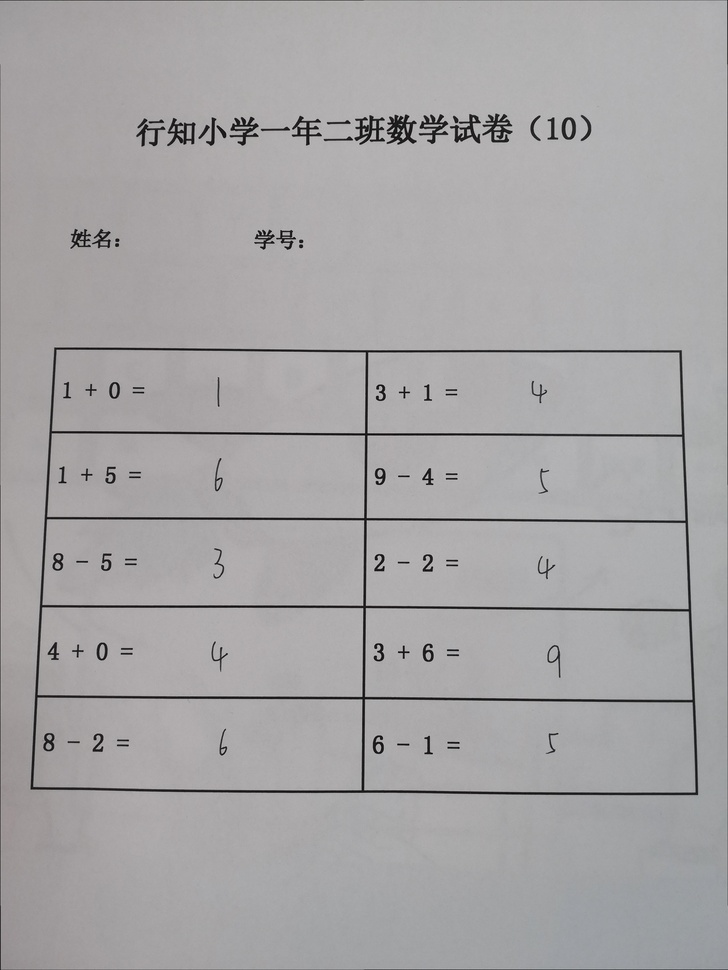
#> input picture myselfOCR2_0/temp/1--HoughTransform.jpg, 728 x 970 px, shrunk from 3458 x 4610 before the run
$ python RectangularCutting.py   (older library calls are emulated)
#> lines starting #> are read from the running program, lines starting #| are printed output that depends on the picture; after the words box and inside, x2 and y2 are one past the last pixel; in counts of white or black regions, pixels touching at a corner belong together
'''
对原图进行边界提取并实现透明变换
'''

import cv2
import numpy as np


def get_image(path):
    # 获取图片
    img = cv2.imread(path)
    gray = cv2.cvtColor(img, cv2.COLOR_BGR2GRAY)

    return img, gray


def Gaussian_Blur(gray):
    # 高斯去噪
    blurred = cv2.GaussianBlur(gray, (9, 9), 0)

    return blurred


def Sobel_gradient(blurred):
    # 索比尔算子来计算x、y方向梯度
    gradX = cv2.Sobel(blurred, ddepth=cv2.CV_32F, dx=1, dy=0)
    gradY = cv2.Sobel(blurred, ddepth=cv2.CV_32F, dx=0, dy=1)

    gradient = cv2.subtract(gradX, gradY)
    gradient = cv2.convertScaleAbs(gradient)

    return gradX, gradY, gradient


def Thresh_and_blur(gradient):
    blurred = cv2.GaussianBlur(gradient, (9, 9), 0)
    (_, thresh) = cv2.threshold(blurred, 90, 255, cv2.THRESH_BINARY)

    return thresh


def image_morphology(thresh):
    # 建立一个椭圆核函数
    kernel = cv2.getStructuringElement(cv2.MORPH_ELLIPSE, (25, 25))
    # 执行图像形态学, 细节查文档
    closed = cv2.morphologyEx(thresh, cv2.MORPH_CLOSE, kernel)
    closed = cv2.erode(closed, None, iterations=4)
    closed = cv2.dilate(closed, None, iterations=4)

    return closed


def findcnts_and_box_point(closed):
    # 这里opencv3返回的是三个参数
    (_, cnts, _) = cv2.findContours(closed.copy(),
                                    cv2.RETR_LIST,
                                    cv2.CHAIN_APPROX_SIMPLE)
    c = sorted(cnts, key=cv2.contourArea, reverse=True)[0]
    # compute the rotated bounding box of the largest contour
    rect = cv2.minAreaRect(c)
    box = np.int0(cv2.boxPoints(rect))

    return box


def drawcnts_and_cut(original_img, box):
    # 因为这个函数有极强的破坏性，所有需要在img.copy()上画
    # draw a bounding box arounded the detected barcode and display the image
    draw_img = cv2.drawContours(original_img.copy(), [box], -1, (0, 0, 255), 3)

    Xs = [i[0] for i in box]
    Ys = [i[1] for i in box]
    x1 = min(Xs)
    x2 = max(Xs)
    y1 = min(Ys)
    y2 = max(Ys)
    hight = y2 - y1
    width = x2 - x1
    crop_img = original_img[y1:y1 + hight, x1:x1 + width]

    return draw_img, crop_img


def walk(img_path):
    save_path = r'./temp/2--RectangularCutting_table.jpg'
    original_img, gray = get_image(img_path)
#> in get_image, img is the input picture: shape (970, 728, 3); mean B, G, R 165.9, 164.8, 166.5
    blurred = Gaussian_Blur(gray)
    gradX, gradY, gradient = Sobel_gradient(blurred)
#> in Sobel_gradient, `gradX = cv2.Sobel(blurred, ddepth=cv2.CV_32F, dx=1, dy=0)`:
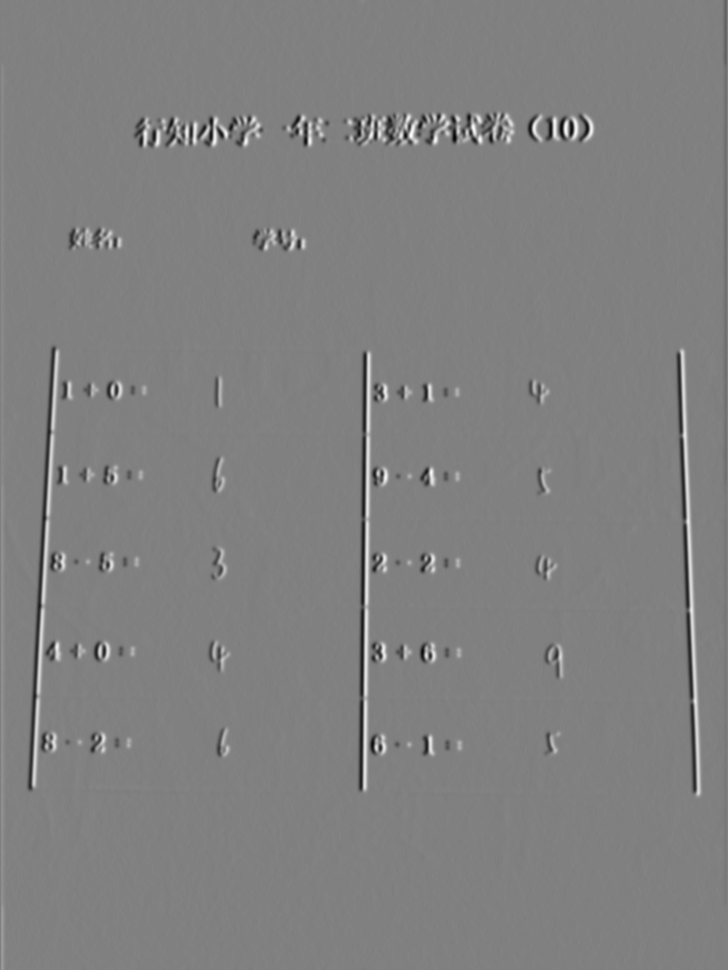
#> gradX: shape (970, 728) float32; min -243, max 238, mean 0.1; drawn with min black and max white
#> in Sobel_gradient, `gradY = cv2.Sobel(blurred, ddepth=cv2.CV_32F, dx=0, dy=1)`:
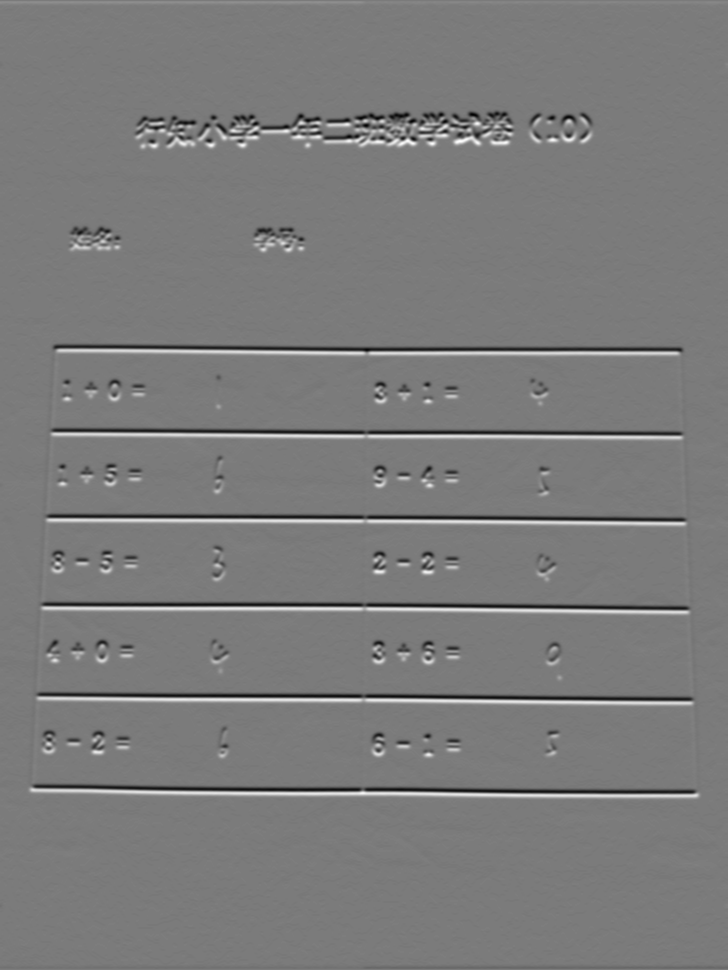
#> gradY: shape (970, 728) float32; min -206, max 220, mean -0.1; drawn with min black and max white
#> in Sobel_gradient, `gradient = cv2.convertScaleAbs(gradient)`:
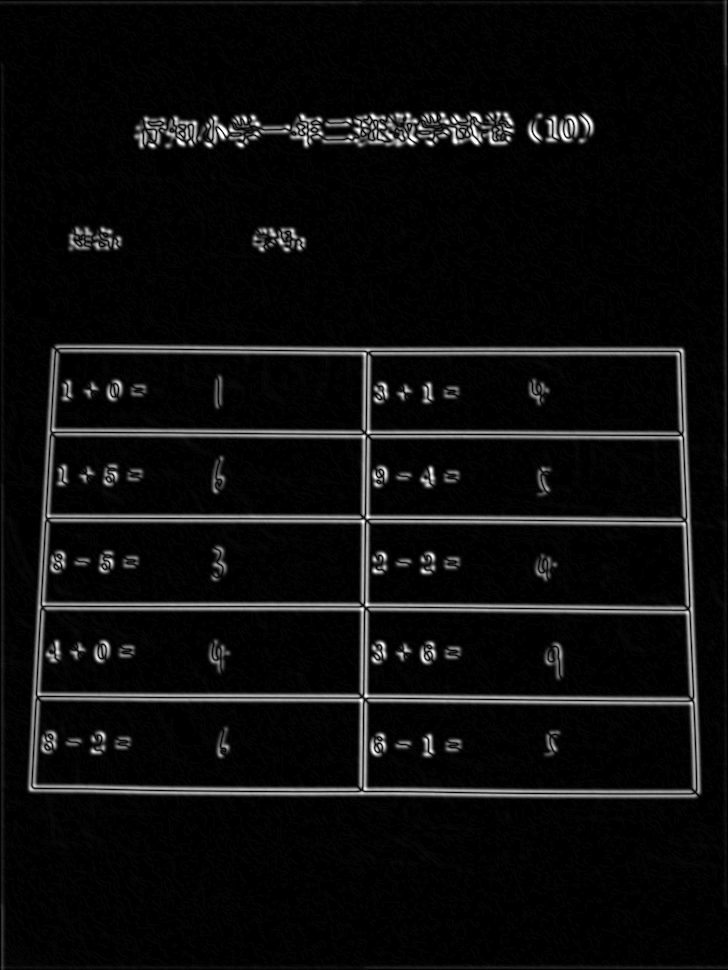
#> gradient: shape (970, 728); min 0, max 255, mean 12.9
    thresh = Thresh_and_blur(gradient)
#> in Thresh_and_blur, `blurred = cv2.GaussianBlur(gradient, (9, 9), 0)`:
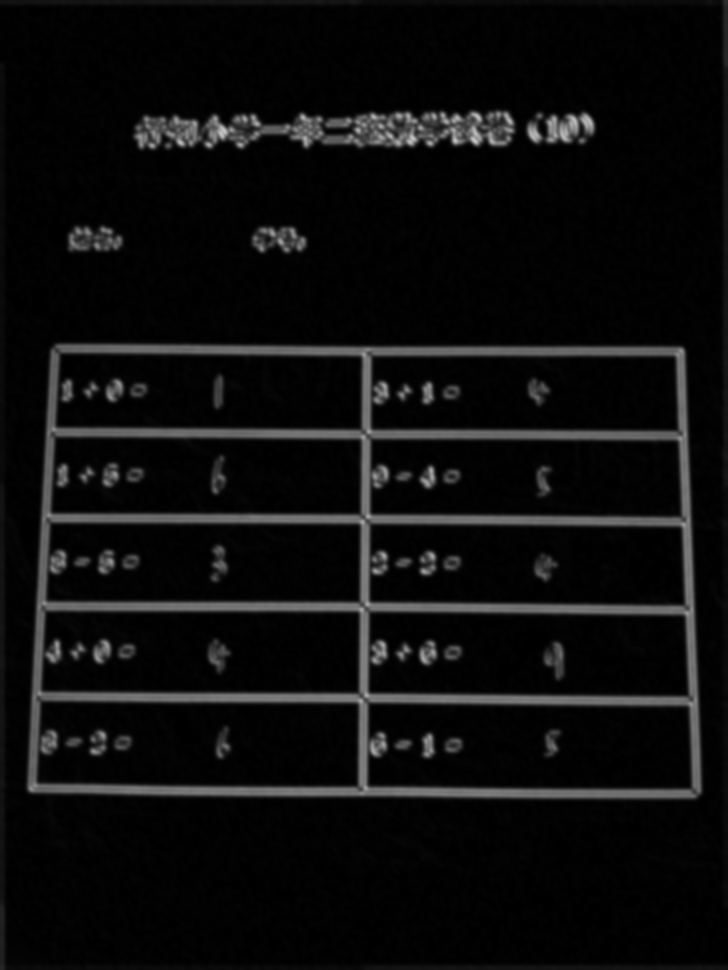
#> blurred: shape (970, 728); min 0, max 201, mean 12.9
#> in Thresh_and_blur, `(_, thresh) = cv2.threshold(blurred, 90, 255, cv2.THRESH_BINARY)`:
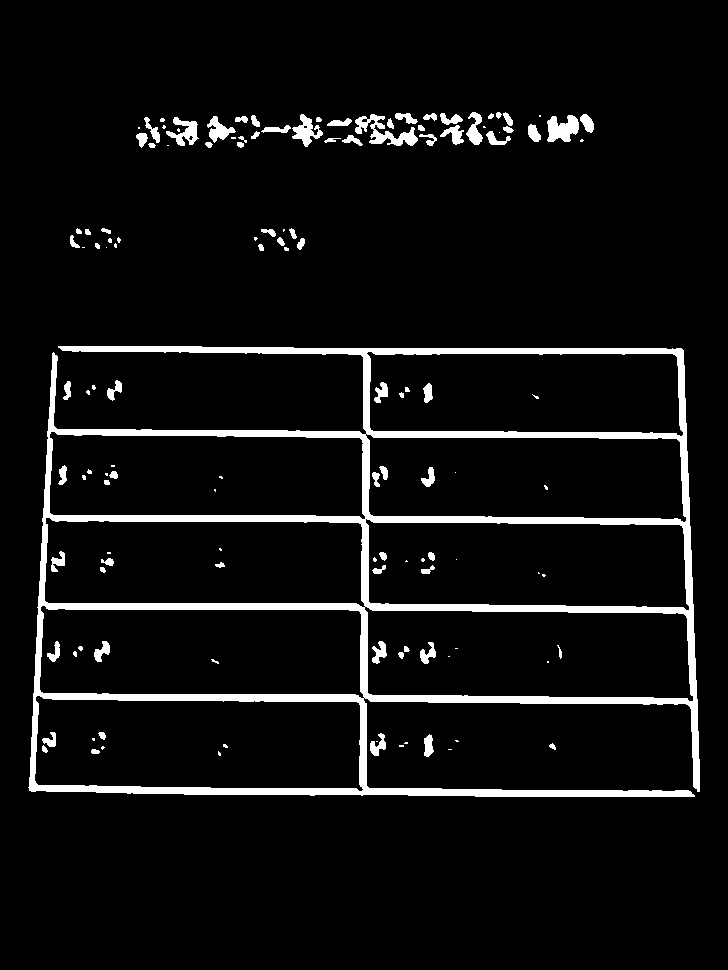
#> thresh: shape (970, 728); 6.2% white; 131 white regions (52 under 20 px), largest, box (x1, y1, x2, y2) and area: (28, 346, 700, 797) 34749, (355, 114, 418, 146) 794, (547, 115, 579, 142) 604
    closed = image_morphology(thresh)
#> in image_morphology, `closed = cv2.morphologyEx(thresh, cv2.MORPH_CLOSE, kernel)`: closed: shape (970, 728); 8.1% white; 23 white regions (11 under 20 px), largest, box (x1, y1, x2, y2) and area: (28, 346, 700, 797) 43458, (136, 112, 594, 148) 11036, (254, 228, 305, 251) 836
#> in image_morphology, `closed = cv2.erode(closed, None, iterations=4)`: closed: shape (970, 728); 1.4% white; 42 white regions (11 under 20 px), largest, box (x1, y1, x2, y2) and area: (290, 117, 519, 141) 3849, (142, 120, 258, 143) 1655, (526, 119, 589, 137) 808
#> in image_morphology, `closed = cv2.dilate(closed, None, iterations=4)`:
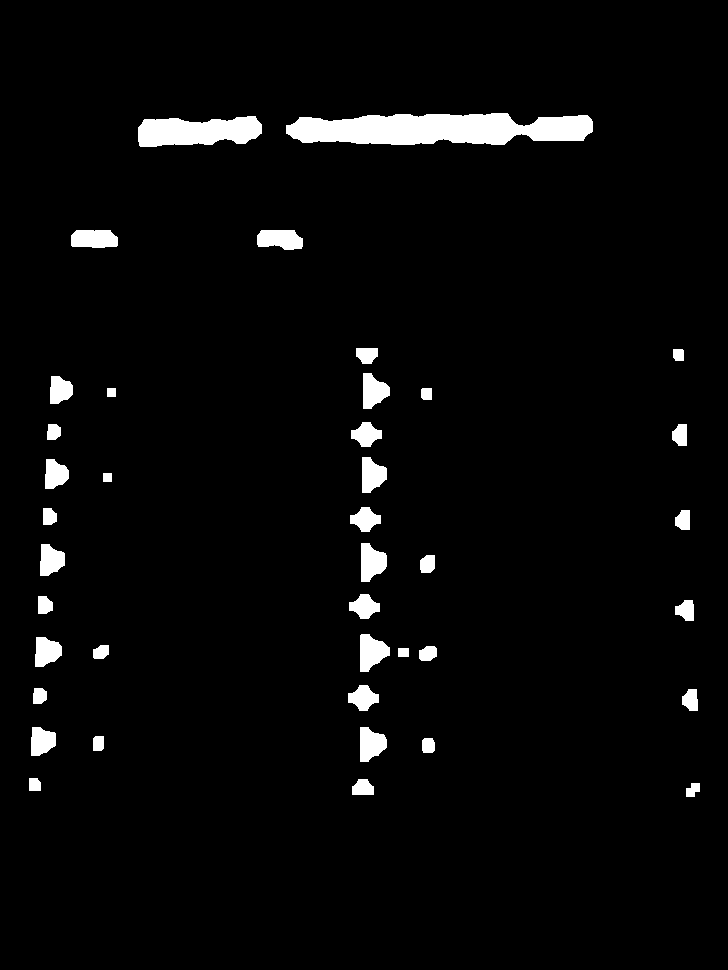
#> closed: shape (970, 728); 3.5% white; 40 white regions
    box = findcnts_and_box_point(closed)
#> in findcnts_and_box_point, `(_, cnts, _) = cv2.findContours(closed.copy(), cv2.RETR_LIST, cv2.CHAI..`: cnts = 40 contours; largest, box (x1, y1, x2, y2) and area: (286, 113, 593, 145) 7330, (138, 116, 262, 147) 2820, (360, 634, 390, 672) 722, (71, 230, 118, 248) 704, (257, 230, 303, 250) 700
#> in findcnts_and_box_point, `c = sorted(cnts, key=cv2.contourArea, reverse=True)[0]`: c = contour of 170 points, box (x1, y1, x2, y2) (286, 113, 593, 145), area 7330
#> in findcnts_and_box_point, `rect = cv2.minAreaRect(c)`: rect = ((439, 128.5), (31, 306), -90)
#> in findcnts_and_box_point, `box = np.int0(cv2.boxPoints(rect))`: box = [[592, 144], [286, 144], [286, 113], [592, 113]]
#> box = [[592, 144], [286, 144], [286, 113], [592, 113]]
    draw_img, crop_img = drawcnts_and_cut(original_img, box)
#> in drawcnts_and_cut, `Xs = [i[0] for i in box]`: Xs = [592, 286, 286, 592]
#> in drawcnts_and_cut, `Ys = [i[1] for i in box]`: Ys = [144, 144, 113, 113]
#> in drawcnts_and_cut, `x1 = min(Xs)`: x1 = 286
#> in drawcnts_and_cut, `x2 = max(Xs)`: x2 = 592
#> in drawcnts_and_cut, `y1 = min(Ys)`: y1 = 113
#> in drawcnts_and_cut, `y2 = max(Ys)`: y2 = 144
#> in drawcnts_and_cut, `hight = y2 - y1`: hight = 31
#> in drawcnts_and_cut, `width = x2 - x1`: width = 306
#> in drawcnts_and_cut, `crop_img = original_img[y1:y1 + hight, x1:x1 + width]`:
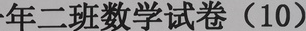
#> crop_img: shape (31, 306, 3); mean B, G, R 135.1, 134.4, 135.6
    cv2.imwrite(save_path, crop_img)
    return save_path


if __name__ == '__main__':
    walk("./temp/1--HoughTransform.jpg")
